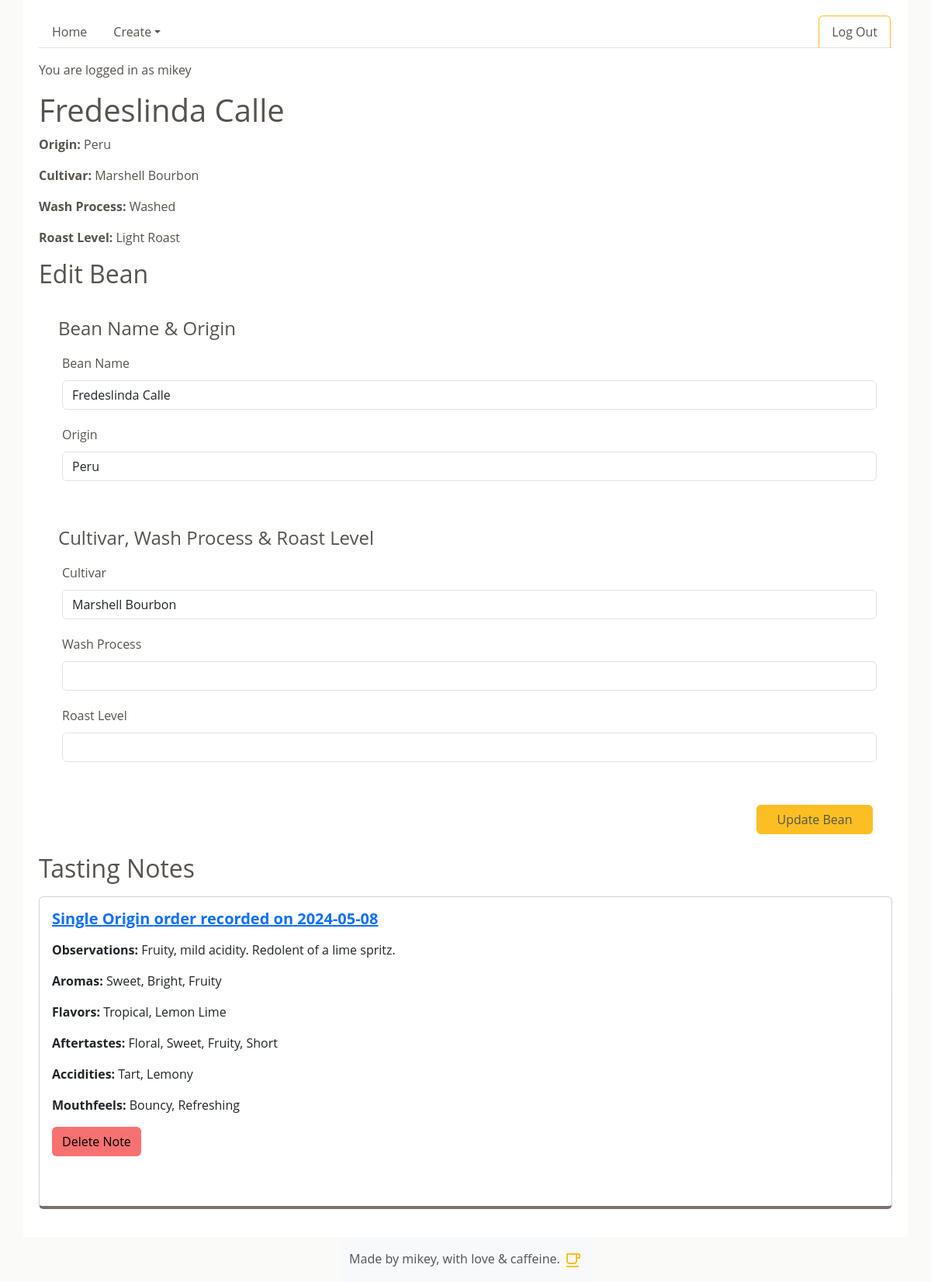
Page /bean/4 (signed in) on the committed database.
### ch_100_app/models.py (models this page shows, shortened)
class User(UserMixin, db.Model):
    id = db.Column(db.Integer, primary_key=True)
    username = db.Column(db.String(80), nullable=False, unique=True)
    password = db.Column(db.String(80), nullable=False)

class Bean(db.Model):
    id = db.Column(db.Integer, primary_key=True)
    name = db.Column(db.String(60), nullable=False)
    origin = db.Column(db.String(100), nullable=False)
    cultivar = db.Column(db.String(60))
    wash_process = db.Column(db.Enum(WashProcess), nullable=False)
    roast_level = db.Column(db.Enum(RoastLevel), nullable=False)
    created_by_id = db.Column(db.Integer, db.ForeignKey("user.id"), nullable=False)
    notes = db.relationship("Note", back_populates="bean")
    created_by = db.relationship("User")

class Note(db.Model):
    id = db.Column(db.Integer, primary_key=True)
    bean_id = db.Column(db.Integer, db.ForeignKey("bean.id"), nullable=False)
    created_by_id = db.Column(db.Integer, db.ForeignKey("user.id"), nullable=False)
    order = db.Column(db.Enum(OrderCategory), default=OrderCategory.SINGLE_ORIGIN)
    brew_method = db.Column(db.Enum(BrewMethod), default=BrewMethod.DRIP)
    date_recorded = db.Column(db.Date, default=datetime.utcnow)
    observations = db.Column(db.Text, nullable=False)
    bean = db.relationship("Bean", back_populates="notes")
    created_by = db.relationship("User")
    aromas = db.relationship(
        "Aroma", secondary=note_aroma, backref=db.backref("notes", lazy="dynamic")
    )
    flavors = db.relationship(
        "Flavor", secondary=note_flavor, backref=db.backref("notes", lazy="dynamic")
    )
    aftertastes = db.relationship(
        "Aftertaste",
        secondary=note_aftertaste,
        backref=db.backref("notes", lazy="dynamic"),
    )
    acidities = db.relationship(
        "Acidity", secondary=note_acidity, backref=db.backref("notes", lazy="dynamic")
    )
    mouthfeels = db.relationship(
        "Mouthfeel",
        secondary=note_mouthfeel,
        backref=db.backref("notes", lazy="dynamic"),
    )

### ch_100_app/main/routes.py (the view, shortened to what this page needs)
@main.route("/bean/<bean_id>", methods=["GET", "POST"])
@login_required
def bean_detail(bean_id):
    bean = Bean.query.get(bean_id)
    form = BeanForm(obj=bean)
    form.submit.label.text = "Update Bean"
    form.wash_process.value = bean.wash_process
    form.wash_process.placeholder = bean.wash_process
    print(form.wash_process)
    print(bean.wash_process)
    notes = bean.notes
    return render_template("bean_detail.html", bean=bean, form=form, notes=notes)

### ch_100_app/extensions.py (called while the page is built)
@login_manager.user_loader
def load_user(user_id):
    return User.query.get(user_id)

### ch_100_app/utils.py (called while the page is built)
    def __str__(self):
        return str(self.value)

### ch_100_app/templates/bean_detail.html (shortened to what this page needs)
{% extends 'base.html' %}
{% from "_render_field.html" import render_field %}
{% block content %}
<h1>{{ bean.name }}</h1>
<p><strong>Origin:</strong> {{ bean.origin }}</p>
<p><strong>Cultivar:</strong> {{ bean.cultivar }}</p>
<p><strong>Wash Process:</strong> {{ bean.wash_process }}</p>
<p><strong>Roast Level:</strong> {{ bean.roast_level }}</p>
<h2>Edit Bean</h2>
<form method="POST" action="{{ url_for('main.bean_detail', bean_id=bean.id) }}">
    <section>
    <fieldset>
      <legend>Bean Name & Origin</legend>
      {{ render_field(form.name) }}
      {{ render_field(form.origin) }}
    </fieldset>
  </section>
  <section>
    <fieldset>
      <legend>Cultivar, Wash Process & Roast Level</legend>
      {{ render_field(form.cultivar) }}
      {{ render_field(form.wash_process) }}
      {{ render_field(form.roast_level) }}
    </fieldset>
  </section>
  <section>
    <fieldset>
      {{ form.submit(class="btn")}}
    </fieldset>
  </section>
</form>
<h2>Tasting Notes</h1>
{% if notes %}
  {% for note in notes %}
    <div class="bean_detail_order card">
      <div class="card-body">
        <h5 class="card-title"><a href="/note/{{ note.id }}"<p><strong>{{ note.order}} order recorded on {{ note.date_recorded }}</strong></p></a></h5>
        <p><strong>Observations:</strong> {{ note.observations }}</p>
        {% set aroma_names = [] %}
        {% for aroma in note.aromas %}
            {% set _ = aroma_names.append(aroma.name) %}
        {% endfor %}
        <p><strong>Aromas:</strong> {{ aroma_names|join(', ') }}</p>
        {% set flavor_names = [] %}
        {% for flavor in note.flavors %}
            {% set _ = flavor_names.append(flavor.name) %}
        {% endfor %}
        <p><strong>Flavors:</strong> {{ flavor_names|join(', ') }}</p>
        {% set aftertaste_names = [] %}
        {% for aftertaste in note.aftertastes %}
            {% set _ = aftertaste_names.append(aftertaste.name) %}
        {% endfor %}
        <p><strong>Aftertastes:</strong> {{ aftertaste_names|join(', ') }}</p>
        {% set acidity_names = [] %}
        {% for acidity in note.acidities %}
            {% set _ = acidity_names.append(acidity.name) %}
        {% endfor %}
        <p><strong>Accidities:</strong> {{ acidity_names|join(', ') }}</p>
        {% set mouthfeel_names = [] %}
        {% for mouthfeel in note.mouthfeels %}
            {% set _ = mouthfeel_names.append(mouthfeel.name) %}
        {% endfor %}
        <p><strong>Mouthfeels:</strong> {{ mouthfeel_names|join(', ') }}</p>
        <form method="POST" action="/delete_note/{{ note.id }}">
          <button type="submit" class="btn delete">Delete Note</button>
        </form>
        <br></br>
      </div>    </div>
  {% endfor %}
{% else %}
  <p><strong>It looks like you haven't added any notes for this bean!</strong></p>
  <button id="add-a-note" class="btn"><a href="{{ url_for('main.new_note') }}">Add a Note</a>
{% endif %}
{% endblock %}

### ch_100_app/templates/base.html (shortened to what this page needs)
<!DOCTYPE html>
<html lang="en">
  <head>
    <link
      href="https://cdn.jsdelivr.net/npm/bootstrap@5.3.3/dist/css/bootstrap.min.css"
      rel="stylesheet"
    />
    <link rel="stylesheet" href="/static/style.css" />
  </head>
  <body>
    <div id="base-content">
      <ul class="nav nav-tabs">
        <li>
          <a class="nav-link" href="/">Home</a>
        </li>
        {% if current_user.is_authenticated %}
        <li class="nav-item dropdown">
          <a
            class="nav-link dropdown-toggle"
            data-bs-toggle="dropdown"
            href="#"
            role="button"
            aria-expanded="false"
            >Create</a
          >
        </li>
        <li class="nav-item ms-auto">
          <a id="nav-logout" class="nav-link" href="/logout"
            >Log Out</a
          >
        </li>
        {% endif %}
      </ul>
       {% if current_user.is_authenticated %}
      <p>You are logged in as {{ current_user.username }}</p>
      {% endif %} {% block content %} {% endblock %}
    </div>
  </body>
  <footer class="footer mt-auto py-3 bg-body-tertiary">
    <div class="container">
      <span class="text-body-secondary"
        >Made by mikey, with love & caffeine.
      </span>
    </div>
  </footer>
</html>

### ch_100_app/templates/_render_field.html (shortened to what this page needs)
{% macro render_field(field) %}
<div class="form-group">
  {{ field.label(class="form-control-label") }}
  {{ field(class="form-control", **kwargs) }}
</div>
{% endmacro %}

### ch_100_app/static/style.css (style rules this page uses)
html { height: 100%; }
body { display: flex; flex-direction: column; align-items: center; background-color: #fafaf9; min-height: 100%; }
#base-content { font-family: 'Open Sans', sans-serif; color: #57534e; width: 95%; background-color: white; padding: 20px; height: 100%; flex: 1; }
.nav { margin-bottom: 1rem; }
.nav-link { color: #57534e; }
fieldset { display: flex; flex-direction: column; margin: 20px 0; padding: 20px; }
fieldset * { margin: 5px; }
fieldset input { padding: 5px; }
input[type='submit'] { width: 150px; align-self: flex-end; color: #57534e; }
.btn { background-color: #fbbf24; }
.delete { color: black; background-color: #f87171; }
fieldset { margin-top: 0; margin-bottom: 0; }
.bean_detail_order { border-bottom: 0.25rem solid #78716c; margin: 1rem 0px; }
footer { flex-shrink: 0; }
#nav-signup, #nav-login, #nav-logout { margin-right: 2px; border-left: 1px solid #fbbf24; border-top: 1px solid #fbbf24; border-right: 1px solid #fbbf24; }

### rows in the picture
User: username "mikey"
Bean: name "Fredeslinda Calle", origin "Peru", cultivar "Marshell Bourbon", wash_process "Washed", roast_level "Light Roast"
Note: order "Single Origin", date_recorded "2024-05-08", observations "Fruity, mild acidity. Redolent of a lime spritz.", aroma_names "Sweet, Bright, Fruity", flavor_names "Tropical, Lemon Lime", aftertaste_names "Floral, Sweet, Fruity, Short", acidity_names "Tart, Lemony", mouthfeel_names "Bouncy, Refreshing"

### other values in the picture
{{ field.label(class="form-control-label") }} "Bean Name Origin Cultivar Wash Process Roast Level"
